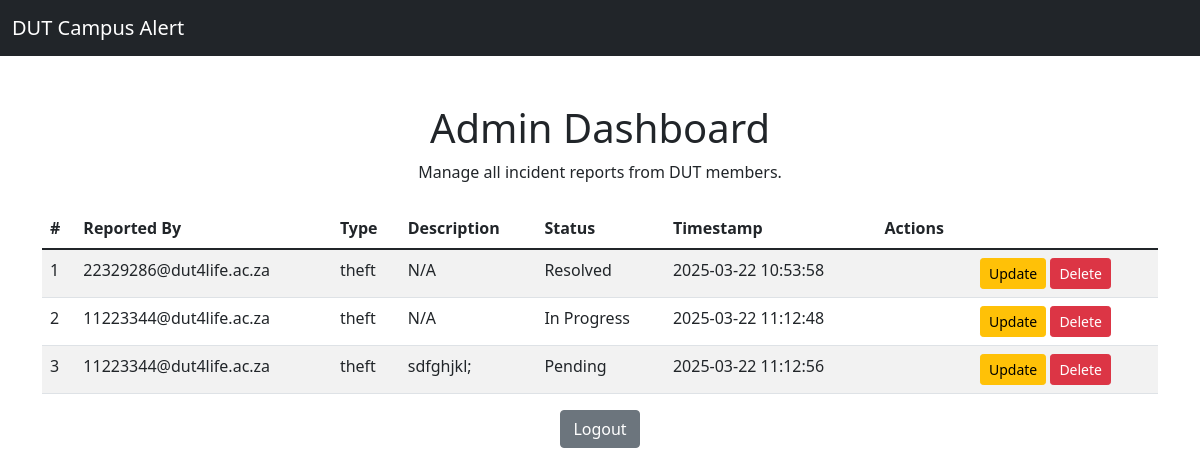
Screenshot of /admin_dashboard (signed in) with the database file from the repository.
### models.py (models this page shows)
class Incident(db.Model):
    id = db.Column(db.Integer, primary_key=True)
    user_id = db.Column(db.Integer, db.ForeignKey('user.id'), nullable=False)
    incident_type = db.Column(db.String(50), nullable=False)
    description = db.Column(db.Text, nullable=True)
    timestamp = db.Column(db.DateTime, default=db.func.current_timestamp())
    status = db.Column(db.String(50), default='Pending')
    user = db.relationship('User', backref=db.backref('incidents', lazy=True))

class User(UserMixin, db.Model):
    id = db.Column(db.Integer, primary_key=True)
    email = db.Column(db.String(150), unique=True, nullable=False)
    password = db.Column(db.String(150), nullable=False)
    name = db.Column(db.String(100), nullable=True)
    phone = db.Column(db.String(20), nullable=True)
    role = db.Column(db.String(50), default='student')  # 'student', 'staff', 'admin'

### app.py (the view)
@app.route('/admin_dashboard')
@login_required
def admin_dashboard():
    if current_user.role != 'admin':
        return redirect(url_for('dashboard'))
    incidents = Incident.query.all()
    return render_template('admin.html', incidents=incidents)

### app.py (called while the page is built)
@login_manager.user_loader
def load_user(user_id):
    return User.query.get(int(user_id))

### templates/admin.html (shortened to what this page needs)
<!DOCTYPE html>
<html>
<head>
    <link rel="stylesheet" href="https://cdn.jsdelivr.net/npm/bootstrap@5.1.3/dist/css/bootstrap.min.css">
</head>
<body>
    <nav class="navbar navbar-expand-lg navbar-dark bg-dark">
        <div class="container-fluid">
            <a class="navbar-brand" href="/">DUT Campus Alert</a>
        </div>
    </nav>
    <div class="container mt-5">
        <h1 class="text-center">Admin Dashboard</h1>
        <p class="text-center">Manage all incident reports from DUT members.</p>
        <table class="table table-striped mt-4">
            <thead>
                <tr>
                    <th>#</th>
                    <th>Reported By</th>
                    <th>Type</th>
                    <th>Description</th>
                    <th>Status</th>
                    <th>Timestamp</th>
                    <th>Actions</th>
                </tr>
            </thead>
            <tbody>
                {% for incident in incidents %}
                <tr>
                    <td>{{ loop.index }}</td>
                    <td>{{ incident.user.email }}</td>
                    <td>{{ incident.incident_type }}</td>
                    <td>{{ incident.description or 'N/A' }}</td>
                    <td>{{ incident.status }}</td>
                    <td>{{ incident.timestamp.strftime('%Y-%m-%d %H:%M:%S') }}</td>
                    <td>
                        <td>
                            <a href="/admin/update/{{ incident.id }}" class="btn btn-sm btn-warning">Update</a>
                            <form action="/admin/delete/{{ incident.id }}" method="post" style="display: inline;">
                                <button type="submit" class="btn btn-sm btn-danger">Delete</button>
                            </form>
                        </td>
                    </td>
                </tr>
                {% endfor %}
            </tbody>
        </table>
        <div class="text-center mt-3">
            <a href="/logout" class="btn btn-secondary">Logout</a>
        </div>
    </div>
</body>
</html>

### rows the page displays
Incident: user.email "22329286@dut4life.ac.za", incident_type "theft", description "N/A", status "Resolved", timestamp "2025-03-22 10:53:58"
Incident: user.email "11223344@dut4life.ac.za", incident_type "theft", description "N/A", status "In Progress", timestamp "2025-03-22 11:12:48"
Incident: user.email "11223344@dut4life.ac.za", incident_type "theft", description "sdfghjkl;", status "Pending", timestamp "2025-03-22 11:12:56"
